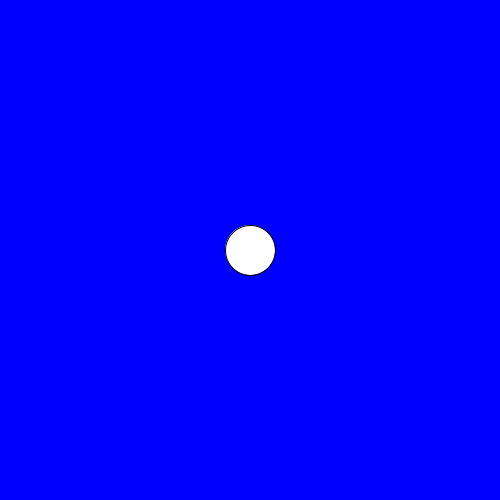
Frame 1 (no input)
Frame 60 (the mouse pressed at the canvas centre just before this capture): identical to frame 1, image omitted
Frame 120 (the mouse held since frame 60 and released just before this capture): identical to frame 1, image omitted

The Processing sketch that drew this single still picture (run headless with seeded random() and noise(); from frame 60 on, the mouse is pressed at the canvas centre):

// Processing sketch: sketch_200209a
// ── sketch_200209a.pde
// 1. Create three integer variables to represent the x, y, and the size of the ellipse
int x= 50;
int y= 50;
int  ellipse= 50;

    
    
    void setup() {
     // 2. Set the size of your sketch
    size(500,500);
    }
    
    void draw() {
      // 3. Set the background color of your sketch
      background(0,0,255);
      // 4. Draw an ellipse. Make sure it fits in the window.
      // Use the variables created at the top of the sketch, 
      // for the location and size of your ellipse
      ellipse(250,250,50,50);
      
    }
    
    void mousePressed() {
      //5. Create an integer variable called distance
      //6. Set the value of the distance variable to the value returned by the getDistance method
      //   Pass the mouse's x and y (mouseX and mouseY) and the x and y of your ellipse to the method.
        int distance= getDistance(mouseX,mouseY,50,50);
          
      //7.  Use an if statement to check if the distance variable is < the radius of the ellipse
      //    If it is, set a new x and y for the ellipse, using a random location on the window
      //    Hint: Use the Processing random() function  
      if (distance<25){
       x=(int) random(width);
       y=(int) random(height);
      }
      
    }
    
    int getDistance(int x1, int y1, int x2, int y2) {
      return (int)Math.sqrt(Math.pow((x1-x2),2) + Math.pow((y1-y2),2));
    }
